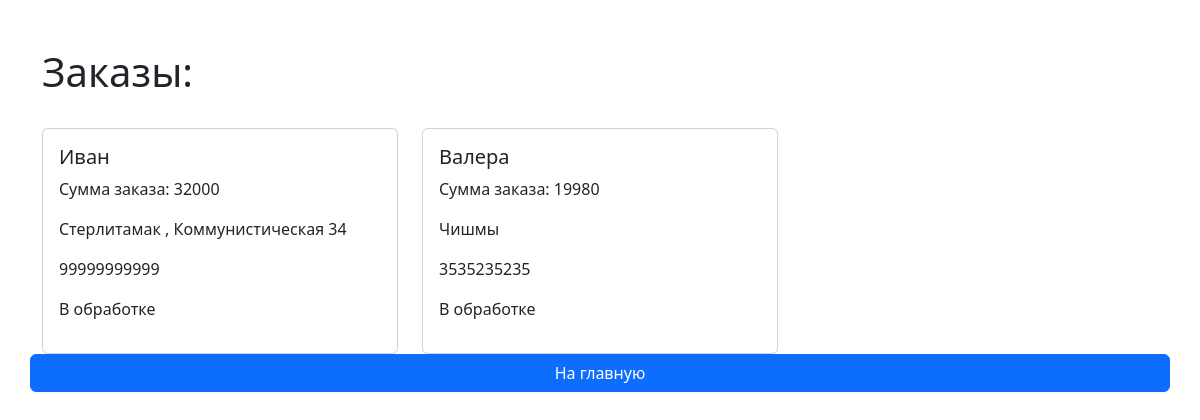
The page /order_list on the database its author committed.
### detailShop/models.py (models this page shows, shortened)
class Order(models.Model):
    customer = models.CharField(verbose_name='Заказчик', max_length=255)
    address_delivery = models.CharField(verbose_name='Адрес доставки', max_length=255,blank=True)
    comment = models.TextField(verbose_name='Комментарий к заказу', blank=True)
    phone_number = models.CharField(max_length=20, verbose_name="Номер телефона", null = True)
    status = models.CharField(max_length=50, default='В обработке', verbose_name="Статус заказа")
    sum = models.IntegerField(default=0, verbose_name='Сумма заказа')
    class Meta:
        verbose_name = 'Заказ'
        verbose_name_plural = 'Заказы'
        ordering =['-customer']

### detailShop/views.py (the view)
# urls.py: path('order_list', views.OrderList.as_view(), name='order_list'),
class OrderList(FilterView):
    model = Order
    template_name = 'order_list.html'
    context_object_name = 'order'

### detailShop/templates/order_list.html (shortened to what this page needs)
{%extends 'base.html' %}
{% load bootstrap5 %}
{%block content %}
<h1> Заказы: </h1>
    <div class='row'>
            {% for order in order %}
            <div class="col-md-4 mt-4">
                <div class='card h-100'>
                        <div class='card-body'>
                            <h5 class="card-title"> {{order.customer}}</h5>
                            <p class="card-text"> Cумма заказа: {{ order.sum}}</p>
                            <p class="card-text"> {{order.address_delivery}}</p>
                            <p class="card-text"> {{order.phone_number}}</p>
                            <p class="card-text"> {{order.status}}</p>
                        </div>
                </div>
            </div>
        {%endfor%}
<a href="{%url 'index' %}" class="btn btn-primary"> На главную</a>
    </div>
{% endblock %}

### rows shown on the page
Order: customer "Иван", sum "32000", address_delivery "Стерлитамак , Коммунистическая 34", phone_number "99999999999", status "В обработке"
Order: customer "Валера", sum "19980", address_delivery "Чишмы", phone_number "3535235235", status "В обработке"
